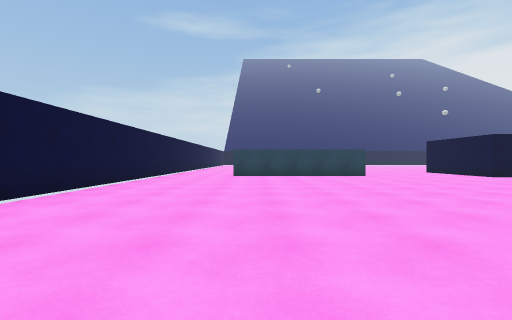
View 1 (above)

21 first-person views from a walk through a scene from a Unity 3-D project. The camera is 1.2 m above the floor, looks level and sees 85° across. The floor is counted in squares, 2 m on a side. Each view is taken from the middle of a square. On the plan, view 1 faces up. The plan holds only what a view shows up to about 9 squares ahead; the rest is blank. The place goes on beyond the plan. The player is left out. Surface patterns are stand-ins for the level's own textures.

View 2
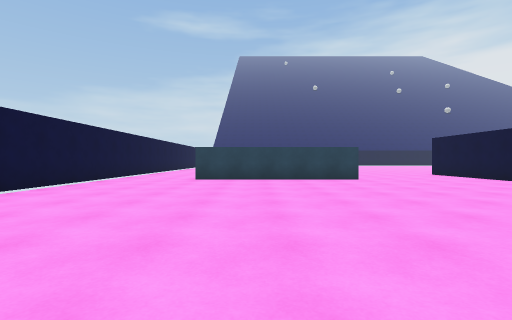

View 3
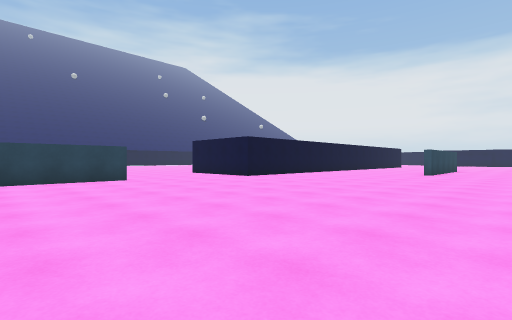

View 4
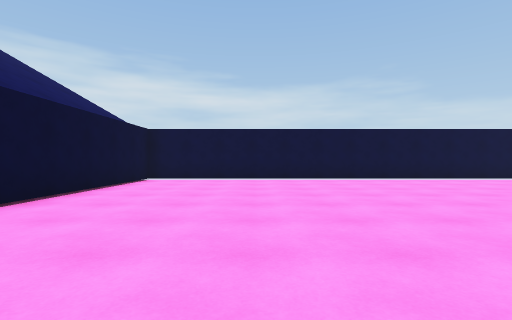

View 5
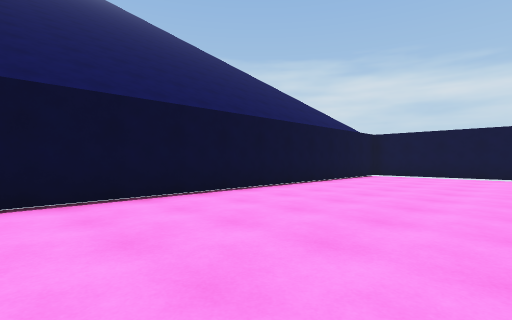

View 6
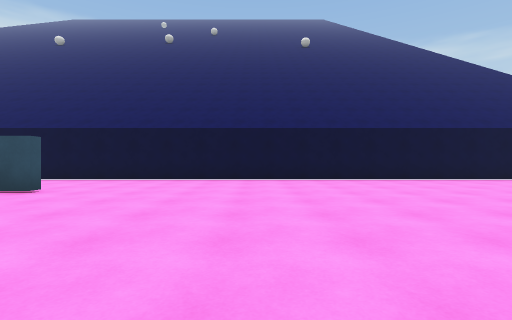

View 7
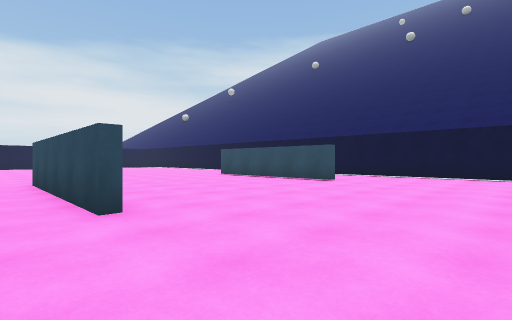

View 8
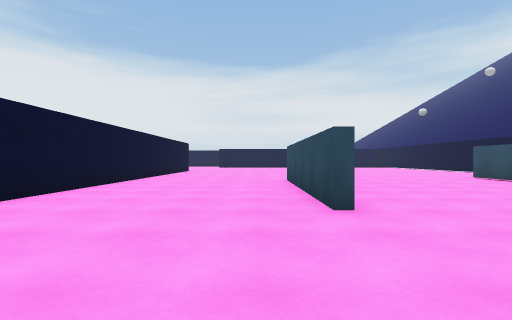

View 9
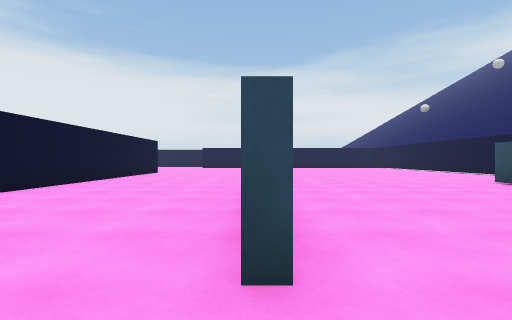

View 10
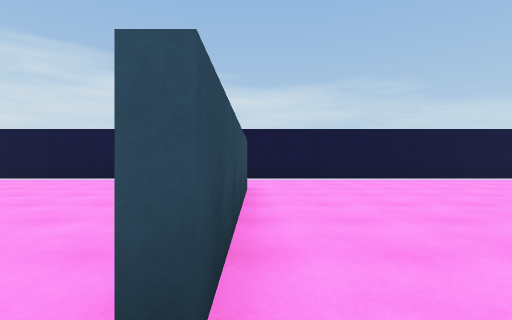

View 11
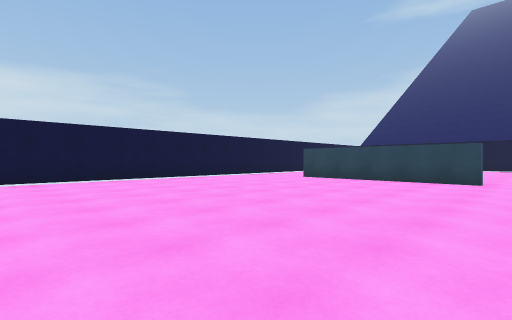

View 12
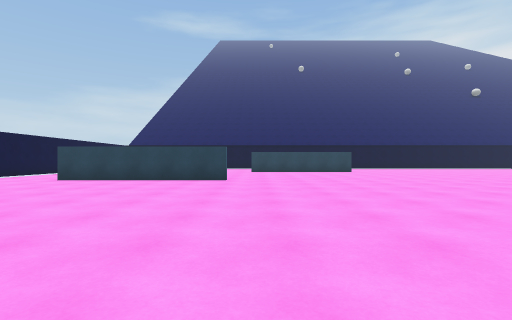

View 13
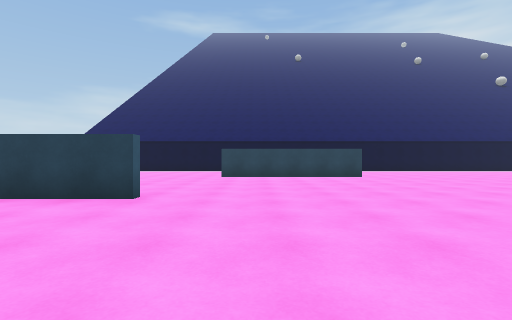

View 14
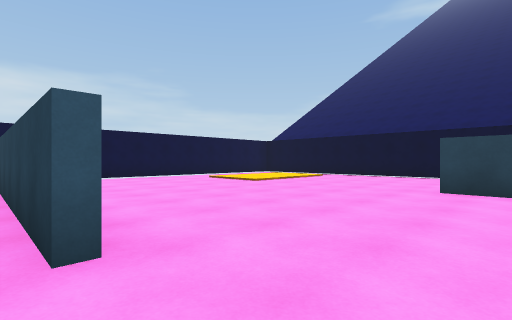

View 15
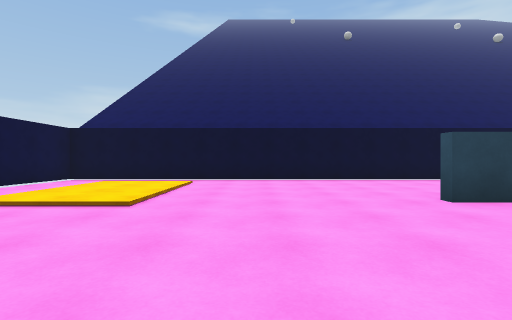

View 16
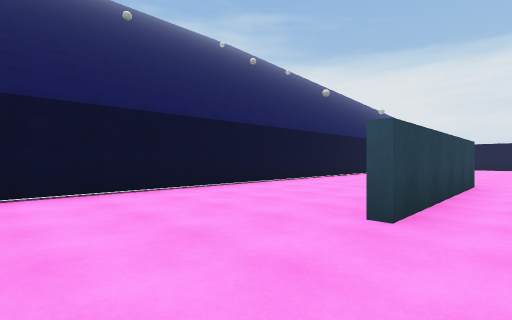

View 17
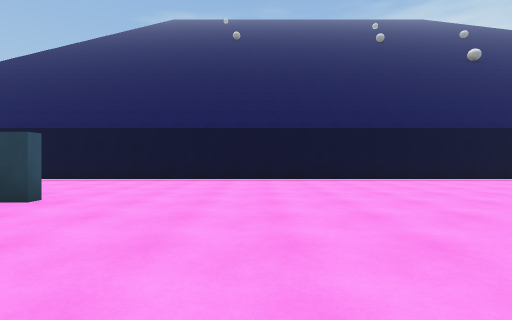

View 18
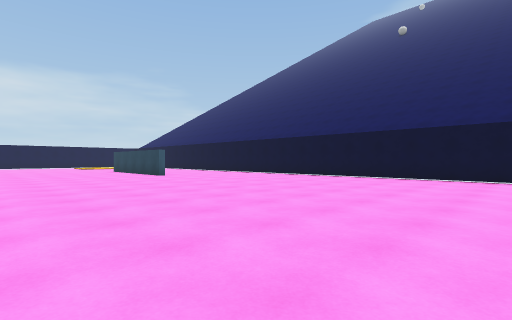

View 19
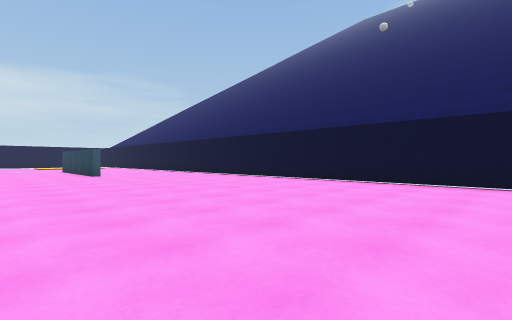

View 20
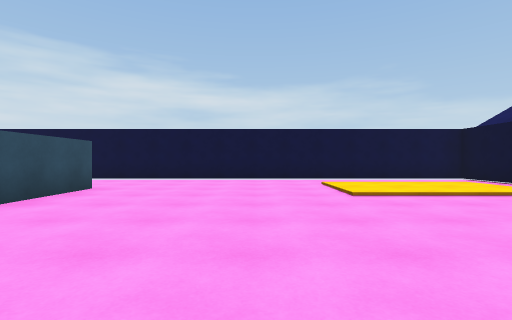

View 21
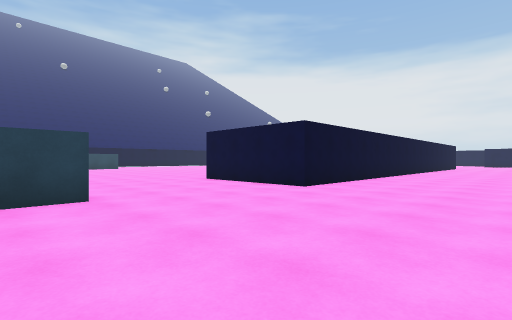

### Floor plan
Points are (right, up) in squares from view 1. A wall is a line through its corners. A room is listed if a view was taken in it or the views show most of it. See-through windows are left out.
Room 1 (views 1, 2, 3, 4, 5, 6, 7, 8, 9, 10, 21)
walls: (13.2, 5.1) (18.4, 5.1); (14, -1.1) (15.6, -1.1); (12.1, 9.7) (8.3, 9.7) (8.3, 12.6); (4.2, 10.6) (-0.9, 10.6); (17.6, -1.1) (19.1, -1.1); (21, 9.7) (14, 9.7); (-3.5, 12.5) (-3.5, -4.2) (16.4, -4.2)
ways out: opening at (-2, 11.7) to room 2; opening at (6.5, 11.8) to room 2
Room 2 (views 11, 12, 13, 14, 15, 16, 17, 18, 19, 20)
walls: (9.9, 25.9) (4.8, 25.9); (4.1, 20.3) (-0.9, 20.3); (8.3, 12.6) (8.3, 13.5); (-0.9, 20.5) (1.2, 20.5); (20.8, 30.3) (-3.5, 30.3) (-3.5, 12.5); (-0.9, 10.8) (4.2, 10.8)
ways out: opening at (-2, 11.7) to room 1; opening at (6.5, 11.8) to room 1

Where each view was taken, in squares from view 1:
view 1: 0 up, 0 right, facing up
view 2: 2 up, 1 right, facing up
view 3: 2 up, 1 right, facing up-right
view 4: 1 down, 5 right, facing left
view 5: 0 up, 7 right, facing down-left
view 6: 4 up, 10 right, facing down
view 7: 6 up, 10 right, facing down-right
view 8: 6 up, 10 right, facing right
view 9: 5 up, 12 right, facing right
view 10: 11 up, 5 right, facing left
view 11: 12 up, 5 right, facing up-left
view 12: 12 up, 5 right, facing up
view 13: 16 up, 6 right, facing up
view 14: 20 up, 6 right, facing up-left
view 15: 22 up, 2 right, facing up
view 16: 25 up, 2 right, facing up-right
view 17: 22 up, 13 right, facing up
view 18: 21 up, 20 right, facing up-left
view 19: 23 up, 21 right, facing up-left
view 20: 24 up, 5 right, facing left
view 21: 6 up, 3 right, facing up-right
